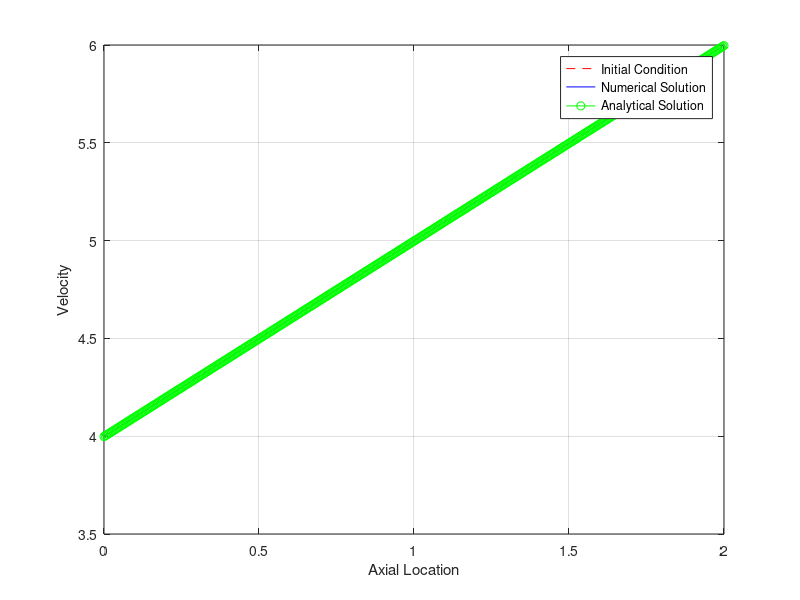

MATLAB code to generate this figure:
%% CFD Boston University Course -------------------------------------------
% Step 4 of 12 to Navier Stokes Code: One Dimmensional Burgers Equation
%
% Governing Equation: 
% \frac{\partial{u}}{\partial{t}} + u\frac{\partial u}{\partial x} = \nu\frac{\partial^2 u}{\partial x^2}
%
% This code is a second order spatial CFD problem with convection, which is
% Burgers equation. This is an explicit time marching - upwind 
% method with a FD in time (n), BD in space (i) for the first derivative 
% and a CD in space (i) for the second derivative. The CD in space is
% used because the diffusive property is isotropic
%
% Discretization is: 
% \frac{u^{n+1}_{i} - u^{n}_{i}}{\Delta t} + u^n_i\frac{u^n_i - u^n_{i-1}}{\Delta x} = \frac{\nu}{\Delta x^2}(u^n_{i+1} -2u^n_i + u^n_{i-1})
%
% Solve Discretization for single unknown of the n+1 time variable and
% apply numberical method.
%
% Numerical Representation:
% u^{n+1}_i = u^n_i - u^n_i\frac{\Delta t}{\Delta x}(u^n_i - u^n_{i-1}) + \nu\frac{\Delta t}{\Delta x^2}(u^n_{i+1} -2u^n_i + u^n_{i-1})
%
% Inputs: Boundary Conditions, Initial Conditions, and Grid
%
% Outputs: Final Plots of Results
%
% Created By:           Joseph Connolly
% Created On:           11/27/2011
%
% Modified On:
%
% -------------------------------------------------------------------------

%% Clear Old Data
clear all;close all;

%% Simulation Time Setup
nt = 500;
dt = 0.000001;

%% Constants Setup
c = 1;
nu = 0.1;

%% Grid Setup
nx = 500;
x_final = 2;
dx = x_final/(nx - 1);
%x = 0:dx:x_final;
for i = 1:nx
    ip1(i) = i + 1;
    im1(i) = i - 1;
    x(i) = (i - 1)*dx;
end
ip1(nx) = 1;
im1(1) = nx;

%% Initial Conditions
for i = 1:nx
    phi = exp(-x(i)^2/4/nu) + exp(-(x(i)-2*pi).^2/4/nu);
    dphi = -0.5/nu*x(i)*exp(-x(i)^2/4/nu) - 0.5/nu*(x(i)-2*pi)*exp(-(x(i)-2*pi)^2/4/nu);
    u(i) = -2*nu*dphi/phi + 4;
end

%% Plot Initial Condition
figure(1);
plot(x,u,'--r');grid on;
xlabel('Axial Location')
ylabel('Velocity')
hold on;

%% Numerical Method (FD - Time, BD - Spacial First Derivative, and CD - Spacial Second Derivative)
% First Loop is in Time
for it = 1:nt
    t = (it - 1)*dt; % Time
    % Analytical Solution Loop
    for i = 1:nx
        phi = exp( -(x(i) -4*t)^2/4/nu/(t+1) ) + exp( -(x(i)-4*t-2*pi)^2/4/nu/(t+1) );
        dphi = -0.5/nu/(t+1)*( x(i)-4*t )*exp(-(x(i)-4*t)^2/4/nu/(t+1) ) - 0.5/nu/(t+1)*( x(i)-4*t-2*pi )*exp( -(x(i)-4*t-2*pi).^2/4/nu/(t+1) );
        ua(i) = -2*nu*dphi./phi + 4;
    end
    
    
    % Numerical Method Solution Loop
    un = u;
    for i = 2:nx-1
        u(i) = un(i) - un(i)*(dt/dx)*(un(i) - un(im1(i))) + nu*(dt/dx^2)*(un(ip1(i)) -2*un(i) + un(im1(i)));
    end
end

%% Plot Simulated Steady State Condition
figure(1); hold on;
plot(x,u,'b',x,ua,'-og');grid on;
xlabel('Axial Location')
ylabel('Velocity')
legend('Initial Condition','Numerical Solution','Analytical Solution');